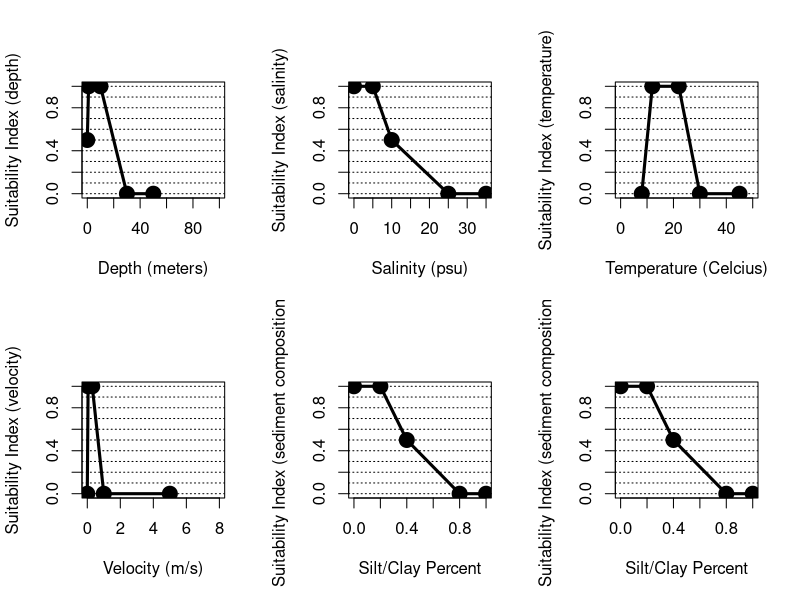
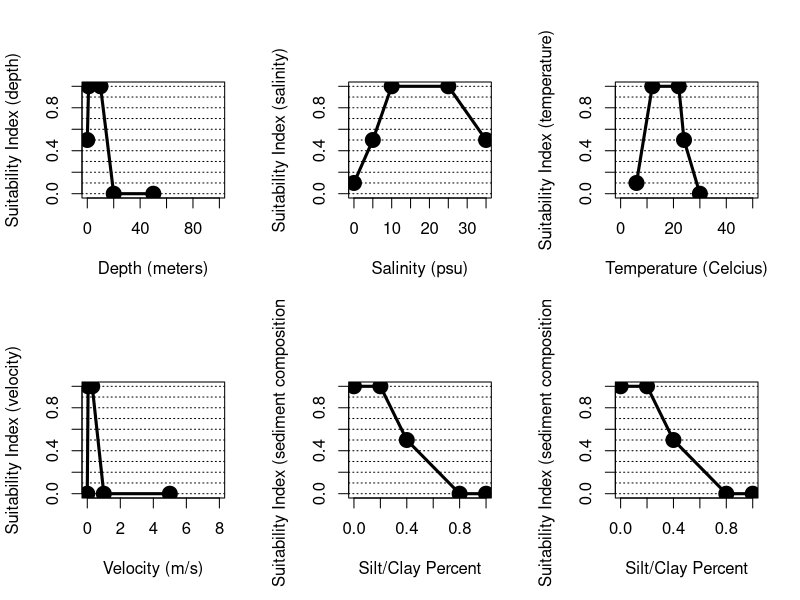

R code for these plots, in order:
## ---- chunk 1
#Create data frame with freshwater tidal submodel
alewife.spawning <- data.frame(matrix(NA,nrow=5,ncol=12))
colnames(alewife.spawning) <- c("depth","depth.SIV","salinity", "salinity.SIV", "temp.C", "temp.C.SIV","velocity","velocity.SIV","silt.clay.per","silt.clay.SIV","tubidity","turbidity.SIV")

alewife.spawning$depth <- c(0,1,10,30,50)
alewife.spawning$depth.SIV <- c(0.5,1,1,0,0)
alewife.spawning$salinity <- c(0,5,10,25,35)
alewife.spawning$salinity.SIV <- c(1,1,0.5,0,0)
alewife.spawning$temp.C <- c(8,12,22,30,45)
alewife.spawning$temp.C.SIV <- c(0,1,1,0,0)
alewife.spawning$velocity <- c(0,0.05,0.3,1,5)
alewife.spawning$velocity.SIV <- c(0,1,1,0,0)
alewife.spawning$silt.clay.per <- c(0,0.2,0.4,0.8,1)
alewife.spawning$silt.clay.SIV <- c(1,1,0.5,0,0)
alewife.spawning$tubidity <- c(0,0.2,0.4,0.8,1)
alewife.spawning$turbidity.SIV <- c(1,1,1,0.5,0)

##########
#Create summary figure for fresh.tid submodel
par(mfrow=c(2,3), cex=1.0)

  #Depth
  plot(alewife.spawning$depth, alewife.spawning$depth.SIV, xlim=c(0,100), ylim=c(0,1), type="l", xlab="Depth (meters)", ylab="Suitability Index (depth)")
  abline(h=seq(0,1,0.1), lty=3)
  points(alewife.spawning$depth, alewife.spawning$depth.SIV, pch=19, cex=2)
  lines(alewife.spawning$depth, alewife.spawning$depth.SIV, lwd=3)
  
  #salinity.
  plot(alewife.spawning$salinity, alewife.spawning$salinity.SIV, xlim=c(0,35), ylim=c(0,1), type="l",
       xlab="Salinity (psu)", ylab="Suitability Index (salinity)")
  abline(h=seq(0,1,0.1), lty=3)
  points(alewife.spawning$salinity, alewife.spawning$salinity.SIV, pch=19, cex=2)
  lines(alewife.spawning$salinity, alewife.spawning$salinity.SIV, lwd=3)
  
  #temperature
  plot(alewife.spawning$temp.C, alewife.spawning$temp.C.SIV, xlim=c(0,50), ylim=c(0,1), type="l",
       xlab="Temperature (Celcius)", ylab="Suitability Index (temperature)")
  abline(h=seq(0,1,0.1), lty=3)
  points(alewife.spawning$temp.C, alewife.spawning$temp.C.SIV, pch=19, cex=2)
  lines(alewife.spawning$temp.C, alewife.spawning$temp.C.SIV, lwd=3)
  
  #velocity
  plot(alewife.spawning$velocity, alewife.spawning$velocity.SIV, xlim=c(0,8), ylim=c(0,1), type="l",
       xlab="Velocity (m/s)", ylab="Suitability Index (velocity)")
  abline(h=seq(0,1,0.1), lty=3)
  points(alewife.spawning$velocity, alewife.spawning$velocity.SIV, pch=19, cex=2)
  lines(alewife.spawning$velocity, alewife.spawning$velocity.SIV, lwd=3)
  
  #silt/clay percentage
  plot(alewife.spawning$silt.clay.per, alewife.spawning$silt.clay.SIV, xlim=c(0,1), ylim=c(0,1), type="l",
       xlab="Silt/Clay Percent", ylab="Suitability Index (sediment composition)")
  abline(h=seq(0,1,0.1), lty=3)
  points(alewife.spawning$silt.clay.per, alewife.spawning$silt.clay.SIV, pch=19, cex=2)
  lines(alewife.spawning$silt.clay.per, alewife.spawning$silt.clay.SIV, lwd=3)
  
   #turbidity
  plot(alewife.spawning$silt.clay.per, alewife.spawning$silt.clay.SIV, xlim=c(0,1), ylim=c(0,1), type="l",
       xlab="Silt/Clay Percent", ylab="Suitability Index (sediment composition)")
  abline(h=seq(0,1,0.1), lty=3)
  points(alewife.spawning$silt.clay.per, alewife.spawning$silt.clay.SIV, pch=19, cex=2)
  lines(alewife.spawning$silt.clay.per, alewife.spawning$silt.clay.SIV, lwd=3)
## ---- chunk 2
#Create data frame with freshwater tidal submodel
alewife.juv <- data.frame(matrix(NA,nrow=5,ncol=12))
colnames(alewife.juv) <- c("depth","depth.SIV","salinity", "salinity.SIV", "temp.C", "temp.C.SIV","velocity","velocity.SIV","silt.clay.per","silt.clay.SIV","tubidity","turbidity.SIV")

alewife.juv$depth <- c(0,1,10,20,50)
alewife.juv$depth.SIV <- c(0.5,1,1,0,0)
alewife.juv$salinity <- c(0,5,10,25,35)
alewife.juv$salinity.SIV <- c(0.1,0.5,1,1,0.5)
alewife.juv$temp.C <- c(6,12,22,24,30)
alewife.juv$temp.C.SIV <- c(0.1,1,1,0.5,0)
alewife.juv$velocity <- c(0,0.05,0.3,1,5)
alewife.juv$velocity.SIV <- c(0,1,1,0,0)
alewife.juv$silt.clay.per <- c(0,0.2,0.4,0.8,1)
alewife.juv$silt.clay.SIV <- c(1,1,0.5,0,0)
alewife.juv$tubidity <- c(0,0.2,0.4,0.8,1)
alewife.juv$turbidity.SIV <- c(1,1,0.5,0,0)

##########
#Create summary figure for fresh.tid submodel
par(mfrow=c(2,3), cex=1.0)

  #Depth
  plot(alewife.juv$depth, alewife.juv$depth.SIV, xlim=c(0,100), ylim=c(0,1), type="l", xlab="Depth (meters)", ylab="Suitability Index (depth)")
  abline(h=seq(0,1,0.1), lty=3)
  points(alewife.juv$depth, alewife.juv$depth.SIV, pch=19, cex=2)
  lines(alewife.juv$depth, alewife.juv$depth.SIV, lwd=3)
  
  #salinity.
  plot(alewife.juv$salinity, alewife.juv$salinity.SIV, xlim=c(0,35), ylim=c(0,1), type="l",
       xlab="Salinity (psu)", ylab="Suitability Index (salinity)")
  abline(h=seq(0,1,0.1), lty=3)
  points(alewife.juv$salinity, alewife.juv$salinity.SIV, pch=19, cex=2)
  lines(alewife.juv$salinity, alewife.juv$salinity.SIV, lwd=3)
  
  #temperature
  plot(alewife.juv$temp.C, alewife.juv$temp.C.SIV, xlim=c(0,50), ylim=c(0,1), type="l",
       xlab="Temperature (Celcius)", ylab="Suitability Index (temperature)")
  abline(h=seq(0,1,0.1), lty=3)
  points(alewife.juv$temp.C, alewife.juv$temp.C.SIV, pch=19, cex=2)
  lines(alewife.juv$temp.C, alewife.juv$temp.C.SIV, lwd=3)
  
  #velocity
  plot(alewife.juv$velocity, alewife.juv$velocity.SIV, xlim=c(0,8), ylim=c(0,1), type="l",
       xlab="Velocity (m/s)", ylab="Suitability Index (velocity)")
  abline(h=seq(0,1,0.1), lty=3)
  points(alewife.juv$velocity, alewife.juv$velocity.SIV, pch=19, cex=2)
  lines(alewife.juv$velocity, alewife.juv$velocity.SIV, lwd=3)
  
  #silt/clay percentage
  plot(alewife.juv$silt.clay.per, alewife.juv$silt.clay.SIV, xlim=c(0,1), ylim=c(0,1), type="l",
       xlab="Silt/Clay Percent", ylab="Suitability Index (sediment composition)")
  abline(h=seq(0,1,0.1), lty=3)
  points(alewife.juv$silt.clay.per, alewife.juv$silt.clay.SIV, pch=19, cex=2)
  lines(alewife.juv$silt.clay.per, alewife.juv$silt.clay.SIV, lwd=3)
  
   #turbidity
  plot(alewife.juv$silt.clay.per, alewife.juv$silt.clay.SIV, xlim=c(0,1), ylim=c(0,1), type="l",
       xlab="Silt/Clay Percent", ylab="Suitability Index (sediment composition)")
  abline(h=seq(0,1,0.1), lty=3)
  points(alewife.juv$silt.clay.per, alewife.juv$silt.clay.SIV, pch=19, cex=2)
  lines(alewife.juv$silt.clay.per, alewife.juv$silt.clay.SIV, lwd=3)
